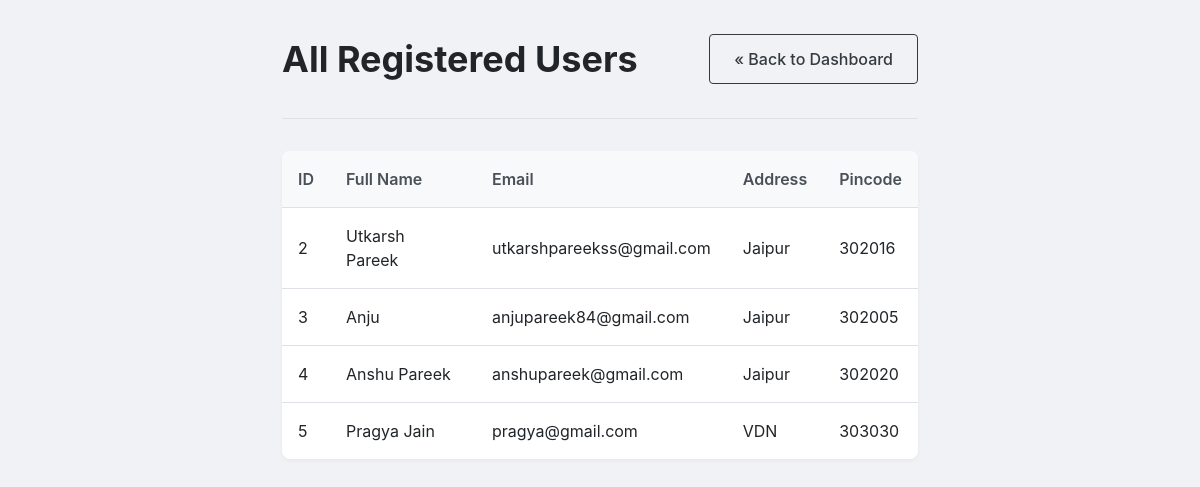
Before: /admin/users (signed in) with the older database file.
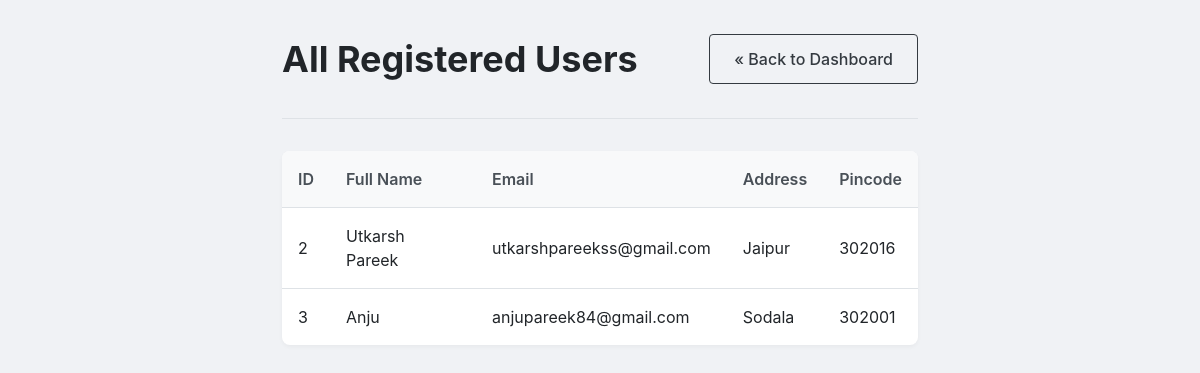
After: the same page with the newer database file.
### models/database.py (models this page shows, shortened)
class User(db.Model):
    __tablename__ = 'user'
    id = db.Column(db.Integer, primary_key=True)
    email = db.Column(db.String(120), unique=True, nullable=False)
    full_name = db.Column(db.String(50), nullable=False)
    password_hash = db.Column(db.String(128), nullable=False)
    is_admin = db.Column(db.Boolean, default=False, nullable=False)
    address = db.Column(db.String(100), nullable=False)
    pincode = db.Column(db.String(10), nullable=False)
    reservations = db.relationship('Reservation', backref='user', lazy=True, cascade="all, delete-orphan")
    reservations = db.relationship('Reservation', backref='user', lazy=True, cascade="all, delete-orphan")

### routes/admin_routes.py (the view)
@admin_bp.route('/admin/users')
def view_users():
    if not session.get('is_admin'):
        flash('You must be an admin to view this page.', 'danger')
        return redirect(url_for('auth.login'))
    users = User.query.filter_by(is_admin=False).all()
    return render_template('admin/view_users.html', users=users)

### templates/admin/view_users.html
{% extends "layout.html" %}
{% block content %}
<div class="dashboard-container">
    <div class="dashboard-header">
        <h1>All Registered Users</h1>
        <a href="{{ url_for('admin.admin_dashboard') }}" class="btn btn-outline">&laquo; Back to Dashboard</a>
    </div>
    <hr>
    {% if users %}
    <table class="data-table">
        <thead>
            <tr>
                <th>ID</th>
                <th>Full Name</th>
                <th>Email</th>
                <th>Address</th>
                <th>Pincode</th>
            </tr>
        </thead>
        <tbody>
            {% for user in users %}
            <tr>
                <td>{{ user.id }}</td>
                <td>{{ user.full_name }}</td>
                <td>{{ user.email }}</td>
                <td>{{ user.address }}</td>
                <td>{{ user.pincode }}</td>
            </tr>
            {% endfor %}
        </tbody>
    </table>
    {% else %}
    <div class="card-placeholder">
        <p>There are no registered users yet.</p>
    </div>
    {% endif %}
</div>
{% endblock %}

Changed rows visible on the page:
removed User: id "4", full_name "Anshu Pareek", email "anshupareek@gmail.com", address "Jaipur", pincode "302020"
removed User: id "5", full_name "Pragya Jain", email "pragya@gmail.com", address "VDN", pincode "303030"
changed User "Anju": address "Jaipur" → "Sodala"; pincode "302005" → "302001"
